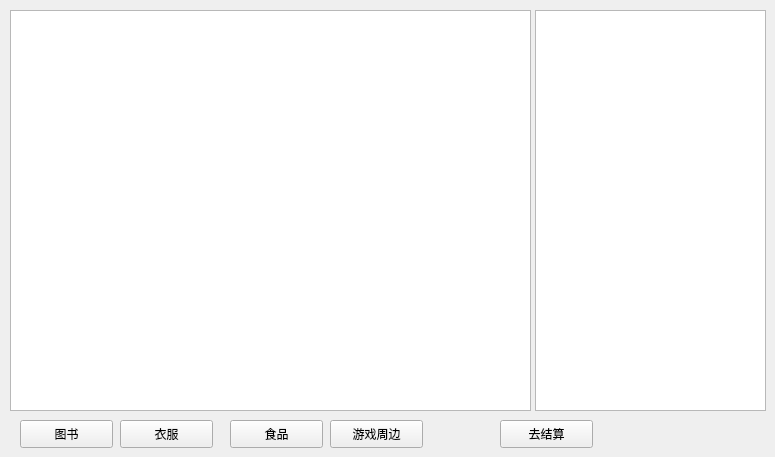
      <widget class="QWidget" name="page_9">
       <widget class="QListWidget" name="listWidget">
        <property name="geometry">
         <rect>
          <x>535</x>
          <y>10</y>
          <width>231</width>
          <height>401</height>
         </rect>
        </property>
       </widget>
       <widget class="QTableWidget" name="tableWidget">
        <property name="geometry">
         <rect>
          <x>10</x>
          <y>10</y>
          <width>521</width>
          <height>401</height>
         </rect>
        </property>
       </widget>
       <widget class="QPushButton" name="pushButton_19">
        <property name="geometry">
         <rect>
          <x>500</x>
          <y>420</y>
          <width>93</width>
          <height>28</height>
         </rect>
        </property>
        <property name="text">
         <string>去结算</string>
        </property>
       </widget>
       <widget class="QPushButton" name="pushButton_15">
        <property name="geometry">
         <rect>
          <x>20</x>
          <y>420</y>
          <width>93</width>
          <height>28</height>
         </rect>
        </property>
        <property name="text">
         <string>图书</string>
        </property>
       </widget>
       <widget class="QPushButton" name="pushButton_24">
        <property name="geometry">
         <rect>
          <x>120</x>
          <y>420</y>
          <width>93</width>
          <height>28</height>
         </rect>
        </property>
        <property name="text">
         <string>衣服</string>
        </property>
       </widget>
       <widget class="QPushButton" name="pushButton_25">
        <property name="geometry">
         <rect>
          <x>230</x>
          <y>420</y>
          <width>93</width>
          <height>28</height>
         </rect>
        </property>
        <property name="text">
         <string>食品</string>
        </property>
       </widget>
       <widget class="QPushButton" name="pushButton_26">
        <property name="geometry">
         <rect>
          <x>330</x>
          <y>420</y>
          <width>93</width>
          <height>28</height>
         </rect>
        </property>
        <property name="text">
         <string>游戏周边</string>
        </property>
       </widget>
      </widget>
